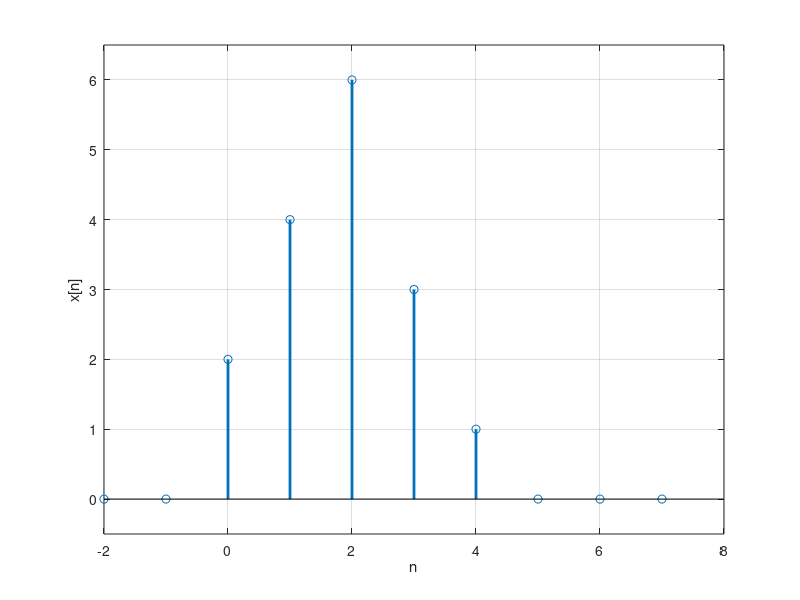
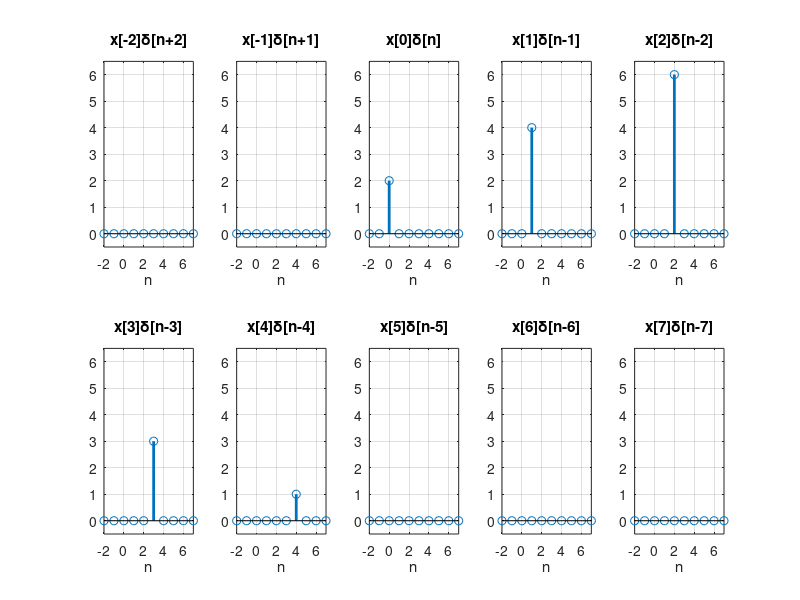
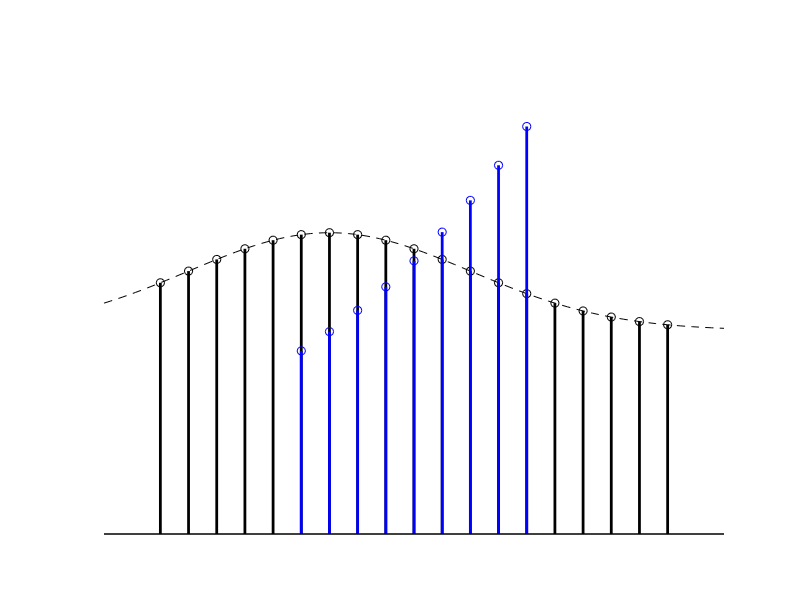

The MATLAB script that drew these images, in order:
clear; close all; clc;

%% impulse response

x = zeros(1,11);
t = -5:5;
x(6) = 1;

figure;
stem(t, x,'linewidth',2)
xlabel('time bin(n)');
ylabel('\delta[n]');
grid on;
ylim([-0.5, 1.5])

%%
n = -2:7;
x = [0, 0, 2, 4, 6, 3, 1, 0, 0, 0];

stem(n, x,'linewidth',2);
xlabel('n');
ylabel('x[n]');
ylim([-0.5, 6.5])
grid on;
%%
close all
figure('position',[680, 558, 1180, 400]);
for i = 1:length(n)
    x2show = zeros(1,length(n));
    x2show(i) = x(i);
    subplot(2,5, i)
    stem(n, x2show,'linewidth',2)
    xlabel('n');
    
    if n(i)<0
        title(['x[',num2str(n(i)),']\delta[n+',num2str(-n(i)),']']);
    elseif n(i) == 0
        title(['x[',num2str(n(i)),']\delta[n]']);
    else
        title(['x[',num2str(n(i)),']\delta[n-',num2str(n(i)),']']);
    end
    grid on;
    xlim([n(1), n(end)]);
    ylim([-0.5, 6.5])
end

%% physical meaning of impulse response

x = linspace(-5, 17, 100);
y = 3*normpdf(x, 3, 5)+0.5;

xs1 = -3:15;
ys1 = 3*normpdf(xs1, 3, 5) + 0.5;

xs2 = xs1(6:end-5);

hs = exp(1/10*(xs2-10));

figure;
plot(x, y,'k--');
hold on;
stem(xs1, ys1,'k','linewidth',2)
stem(xs2, hs,'b','linewidth',2)
xlim([-5, 17])
ylim([0, 1.2])

set(gca,'visible','off')